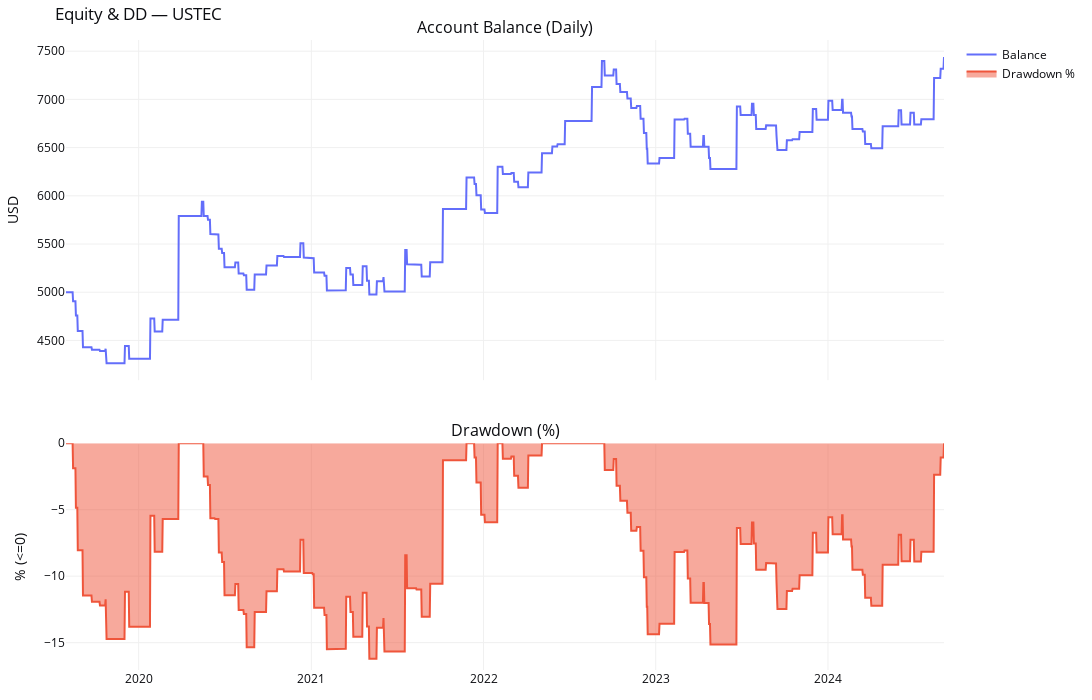
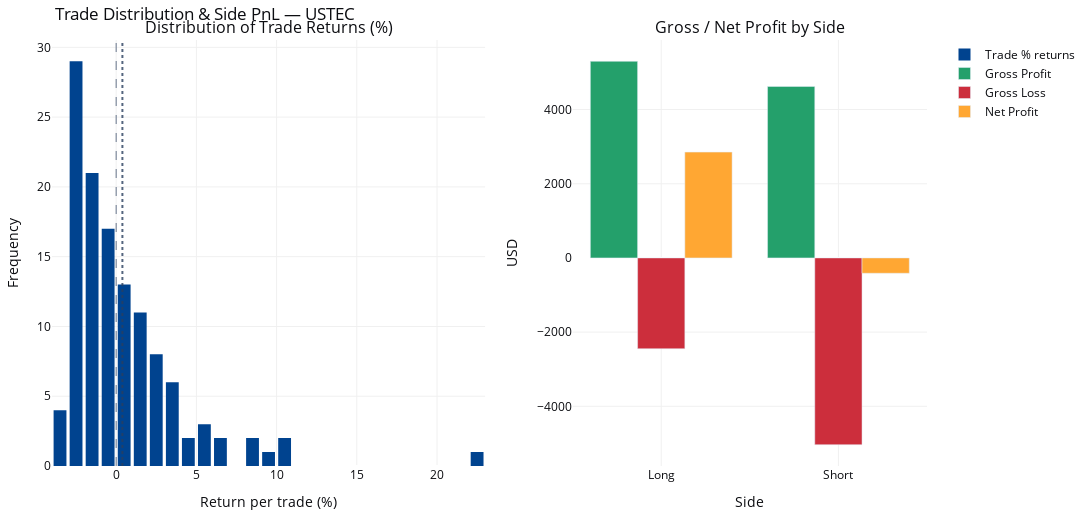

The notebook cell saved with these charts, in order:
### Markdown cell above
## 4.1 Train data

### Code cell
res_opt_train = run_backtest_for_symbol_v2(
    pair=PAIR,
    timeframe=TIMEFRAME,
    start_date=START_DATE,
    end_date=END_DATE,
    initial_capital=INITIAL_CAPITAL,
    risk_per_trade=RISK_PER_TRADE,
    risk_mode=RISK_MODE,
    commission_per_lot=COMMISSION_PER_LOT,
    lookback=OPTIMIZE_LOOKBACK,
)

print(f"\n=== {PAIR} ===")
display(res_opt_train["report_df"].T)

fig_equity = plot_equity_and_dd(res_opt_train["balance_daily"], res_opt_train["dd_pct"])
fig_equity.update_layout(title_text=f"Equity & DD — {PAIR}")
fig_equity.show()

fig_trade = plot_trade_distribution_and_side_pnl(res_opt_train["trades"])
fig_trade.update_layout(title_text=f"Trade Distribution & Side PnL — {PAIR}")
fig_trade.show()

### Figure 1 — Plotly figure (JSON) as saved in the notebook; plotly's stock layout.template omitted (floating-point values rounded to 4 significant figures; data arrays with more than 128 entries replaced by an {"elided": "..."} marker saying what was removed)
{"data": [{"mode": "lines", "name": "Balance", "type": "scatter", "x": {"elided": "1862 str values"}, "xaxis": "x", "y": {"elided": "1862 float values"}, "yaxis": "y"}, {"fill": "tozeroy", "mode": "lines", "name": "Drawdown %", "type": "scatter", "x": {"elided": "1862 str values"}, "xaxis": "x2", "y": {"elided": "1862 float values"}, "yaxis": "y2"}], "layout": {"annotations": [{"font": {"size": 16}, "showarrow": false, "text": "Account Balance (Daily)", "x": 0.5, "xanchor": "center", "xref": "paper", "y": 1, "yanchor": "bottom", "yref": "paper"}, {"font": {"size": 16}, "showarrow": false, "text": "Drawdown (%)", "x": 0.5, "xanchor": "center", "xref": "paper", "y": 0.36, "yanchor": "bottom", "yref": "paper"}], "font": {"color": "#0c0d11", "size": 12}, "height": 700, "margin": {"b": 30, "l": 40, "r": 30, "t": 40}, "paper_bgcolor": "#ffffff", "plot_bgcolor": "#ffffff", "showlegend": true, "title": {"text": "Equity & DD — USTEC"}, "width": 1300, "xaxis": {"anchor": "y", "domain": [0, 1], "gridcolor": "#f0f0f0", "matches": "x2", "showticklabels": false}, "xaxis2": {"anchor": "y2", "domain": [0, 1], "gridcolor": "#f0f0f0"}, "yaxis": {"anchor": "x", "domain": [0.46, 1], "gridcolor": "#f0f0f0", "title": {"text": "USD"}}, "yaxis2": {"anchor": "x2", "domain": [0, 0.36], "gridcolor": "#f0f0f0", "title": {"text": "% (<=0)"}}}}

### Figure 2 — Plotly figure (JSON) as saved in the notebook; plotly's stock layout.template omitted (floating-point values rounded to 4 significant figures)
{"data": [{"hovertemplate": "Return: %{x:.2f}%<br>Count: %{y}<extra></extra>", "marker": {"color": "#00438F"}, "name": "Trade % returns", "nbinsx": 50, "type": "histogram", "x": [-1.889, -3.026, -3.363, -3.687, -0.5472, -0.3018, 0.5191, -3.387, 4.166, -2.961, 9.695, -2.87, 2.688, 22.8, 2.548, -2.495, -0.6731, -2.577, -0.06051, -2.659, -0.7978, -2.739, 0.9616, -2.188, -0.3468, -2.872, 3.129, 1.792, 1.874, -0.2004, 2.65, -2.69, -0.1094, -2.799, -0.6287, -2.95, 0.03248, 4.634, -1.284, -2.135, 3.867, -2.859, -2.807, 2.772, 0.8526, -2.904, 8.587, -2.705, -0.1183, -2.286, 2.853, 10.38, 5.585, -1.073, -1.899, -2.498, -0.5966, 8.232, -1.172, 0.1685, -1.458, -0.9293, 2.51, 5.542, -2.226, 1.082, 0.3738, 3.68, 5.191, 3.778, -2.012, 0.8378, -2.042, -1.156, -0.9427, -1.421, 0.3024, -1.924, -2.157, -2.462, -2.365, 0.9134, 6.252, 0.1213, -2.296, -2.029, 1.686, -1.67, -1.799, -1.786, 10.33, -1.28, 1.734, -1.672, -2.131, 0.5536, -0.03373, -1.561, -2.252, 1.559, 0.1904, 1.127, 3.567, -1.607, 2.897, -1.355, 1.531, -1.93, -0.57, -1.892, -0.4091, -1.914, -0.6939, 3.516, 2.489, -2.147, 1.78, -1.771, 0.8135, 6.293, 1.333, 1.669], "xaxis": "x", "yaxis": "y"}, {"hovertemplate": "%{x}<br>$%{y:.2f}<extra></extra>", "marker": {"color": "#24A06B"}, "name": "Gross Profit", "type": "bar", "x": ["Long", "Short"], "xaxis": "x2", "y": [5301.0, 4622.0], "yaxis": "y2"}, {"hovertemplate": "%{x}<br>$%{y:.2f}<extra></extra>", "marker": {"color": "#CC2E3C"}, "name": "Gross Loss", "type": "bar", "x": ["Long", "Short"], "xaxis": "x2", "y": [-2448.0, -5035.0], "yaxis": "y2"}, {"hovertemplate": "%{x}<br>$%{y:.2f}<extra></extra>", "marker": {"color": "#FFA733"}, "name": "Net Profit", "type": "bar", "x": ["Long", "Short"], "xaxis": "x2", "y": [2853.0, -413.0], "yaxis": "y2"}], "layout": {"annotations": [{"font": {"size": 16}, "showarrow": false, "text": "Distribution of Trade Returns (%)", "x": 0.2475, "xanchor": "center", "xref": "paper", "y": 1, "yanchor": "bottom", "yref": "paper"}, {"font": {"size": 16}, "showarrow": false, "text": "Gross / Net Profit by Side", "x": 0.7975, "xanchor": "center", "xref": "paper", "y": 1, "yanchor": "bottom", "yref": "paper"}], "barmode": "group", "font": {"color": "#0c0d11", "size": 12}, "height": 520, "margin": {"b": 30, "l": 40, "r": 30, "t": 40}, "paper_bgcolor": "#ffffff", "plot_bgcolor": "#ffffff", "shapes": [{"line": {"dash": "dash", "width": 1}, "opacity": 0.7, "type": "line", "x0": 0, "x1": 0, "xref": "x", "y0": 0, "y1": 1, "yref": "y domain"}, {"line": {"dash": "dot", "width": 2}, "opacity": 0.8, "type": "line", "x0": 0.3885, "x1": 0.3885, "xref": "x", "y0": 0, "y1": 1, "yref": "y domain"}], "showlegend": true, "title": {"text": "Trade Distribution & Side PnL — USTEC"}, "width": 1300, "xaxis": {"anchor": "y", "domain": [0, 0.495], "gridcolor": "#f0f0f0", "title": {"text": "Return per trade (%)"}}, "xaxis2": {"anchor": "y2", "domain": [0.595, 1], "gridcolor": "#f0f0f0", "title": {"text": "Side"}}, "yaxis": {"anchor": "x", "domain": [0, 1], "gridcolor": "#f0f0f0", "title": {"text": "Frequency"}}, "yaxis2": {"anchor": "x2", "domain": [0, 1], "gridcolor": "#f0f0f0", "title": {"text": "USD"}}}}
